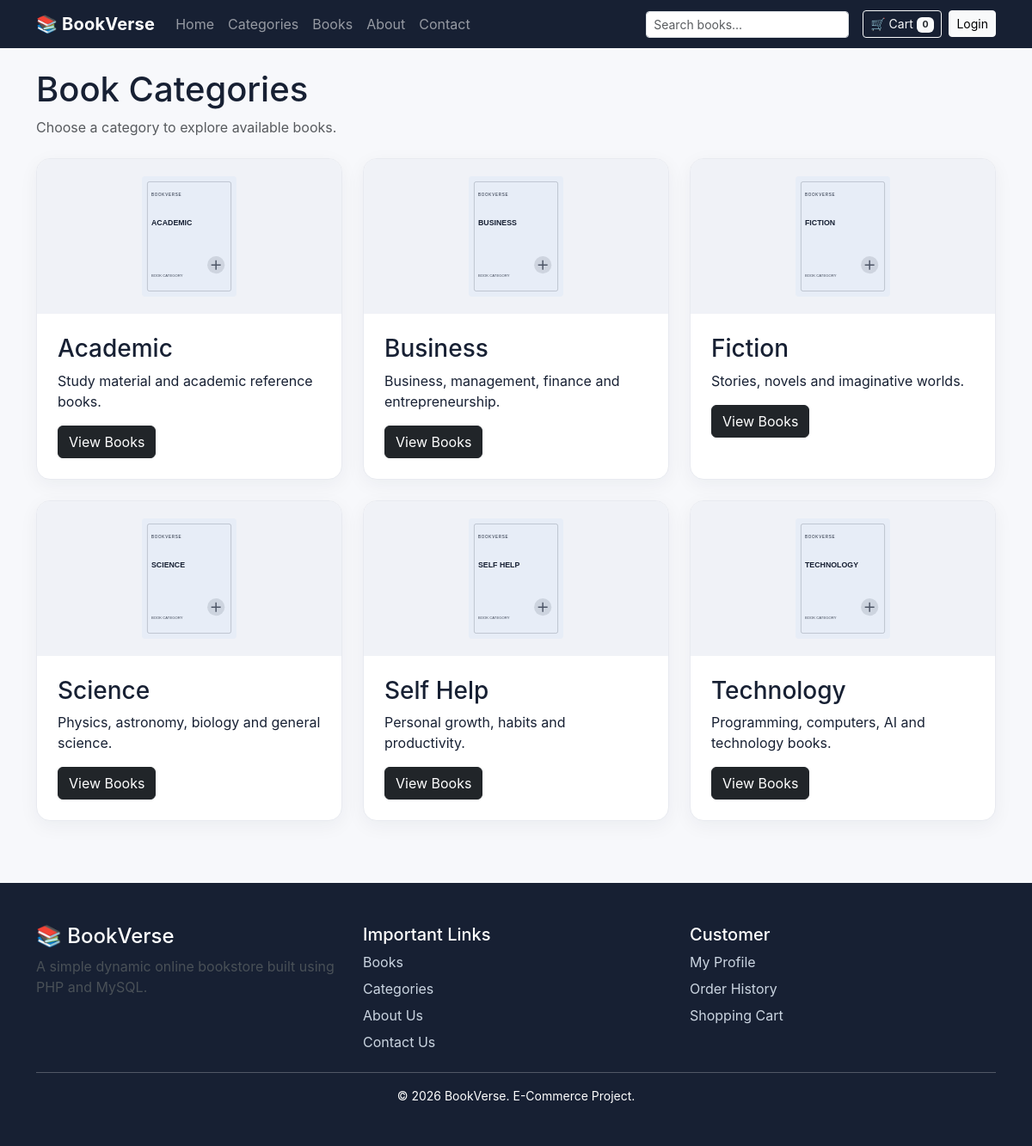
/categories.php, run on the app's committed database.
### tables this page shows
CREATE TABLE categories (
    id INT AUTO_INCREMENT PRIMARY KEY,
    name VARCHAR(100) NOT NULL,
    image VARCHAR(255) DEFAULT NULL,
    description TEXT,
    status TINYINT(1) NOT NULL DEFAULT 1,
    created_at TIMESTAMP DEFAULT CURRENT_TIMESTAMP
);

### functions.php (called while the page is built, shortened)
<?php
function e($value) {
    return htmlspecialchars((string)$value, ENT_QUOTES, 'UTF-8');
}

### categories.php (the view, shortened to what this page needs)
<?php
require_once 'functions.php';
$categories = $pdo->query("SELECT * FROM categories WHERE status=1 ORDER BY name")->fetchAll();
require 'header.php';
?>
<h1 class="mb-2">Book Categories</h1>
<p class="text-muted mb-4">Choose a category to explore available books.</p>
<div class="row g-4">
<?php foreach ($categories as $c): ?>
  <div class="col-md-6 col-lg-4">
    <div class="category-large h-100">
      <img src="<?= e($c['image']) ?>" alt="<?= e($c['name']) ?>">
      <div class="p-4">
        <h3><?= e($c['name']) ?></h3>
        <p><?= e($c['description']) ?></p>
        <a href="products.php?category=<?= $c['id'] ?>" class="btn btn-dark">View Books</a>
      </div>
    </div>
  </div>
<?php endforeach; ?>
</div>
<?php require 'footer.php'; ?>

### assets/css/style.css (style rules this page uses)
:root { --ink:#172033;--muted:#667085;--paper:#f7f8fb;--card:#fff;--accent:#253a63 }
body { background:var(--paper);color:var(--ink);font-family:Inter,system-ui,-apple-system,Segoe UI,Roboto,Arial,sans-serif }
.category-card,.category-large,.product-card,.form-card,.summary-box,.order-card,.info-box { background:#fff;border:1px solid #e8eaf0;border-radius:16px;box-shadow:0 6px 22px rgba(23,32,51,.05) }
.category-large { overflow:hidden }
.category-large img { height:180px;width:100%;object-fit:contain;background:#f0f2f7;padding:20px }

### data on the page
categories: image (picture), name "Academic", description "Study material and academic reference books."
categories: image (picture), name "Business", description "Business, management, finance and entrepreneurship."
categories: image (picture), name "Fiction", description "Stories, novels and imaginative worlds."
categories: image (picture), name "Science", description "Physics, astronomy, biology and general science."
categories: image (picture), name "Self Help", description "Personal growth, habits and productivity."
categories: image (picture), name "Technology", description "Programming, computers, AI and technology books."

### other printed values
cartCount() "0"
